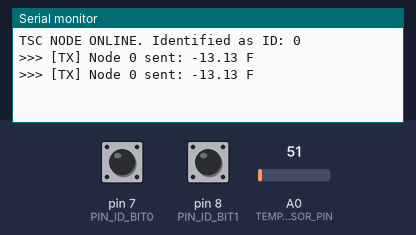
Simulated run of this sketch. Board: Arduino Uno, built with avr-gcc and run on an emulated ATmega328P. Parts: the last lines printed to the serial monitor. The inputs (shaded band) are chosen by the test bench; at power-on: A0 (TEMP_SENSOR_PIN) = 51, pin 7 (PIN_ID_BIT0) HIGH, pin 8 (PIN_ID_BIT1) HIGH.

Above: at 2.8 s.
2.9 s: A0 (TEMP_SENSOR_PIN) set to 61
At 3.8 s:
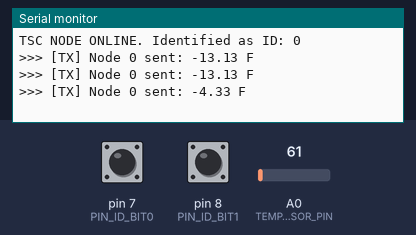
4.4 s: A0 (TEMP_SENSOR_PIN) set to 71
At 5.6 s:
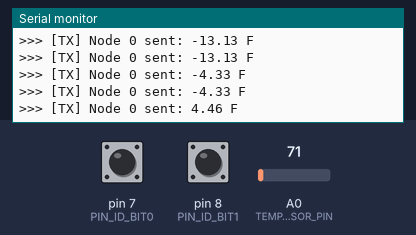
Timing chart, 0 to 7.4 s (numbered marks = the images above; inputs shaded):
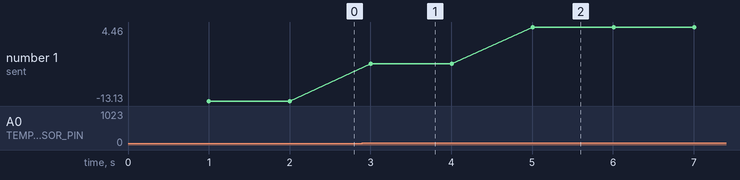

Measured:
- after the input at 2.9 s, the serial monitor: prints a new line after 0.10 s (image 1)
- after the input at 4.4 s, the serial monitor: prints a new line after 0.61 s (image 2)
- plotted number 1: -13.13 → -4.33 after the input at 2.9 s, -4.33 → 4.46 after the input at 4.4 s

The sketch:

universalTempCode.ino
```cpp
#include <SPI.h>
#include "mcp2515_can.h"

// PIN ASSIGNMENTS
const int PIN_ID_BIT0 = 7;
const int PIN_ID_BIT1 = 8;
const int CAN_CS_PIN  = 9;
const int TEMP_SENSOR_PIN = A0;

mcp2515_can CAN(CAN_CS_PIN);

unsigned long MY_CAN_ID;
int BOARD_INDEX;

void setup() {
    Serial.begin(115200);

    pinMode(PIN_ID_BIT0, INPUT_PULLUP);
    pinMode(PIN_ID_BIT1, INPUT_PULLUP);

    int bit0 = !digitalRead(PIN_ID_BIT0);
    int bit1 = !digitalRead(PIN_ID_BIT1);

    BOARD_INDEX = (bit1 << 1) | bit0;
    MY_CAN_ID = (unsigned long)BOARD_INDEX;

    while (CAN_OK != CAN.begin(CAN_500KBPS)) {
        Serial.println("CAN Init Fail. Check SPI wiring!");
        delay(1000);
    }

    Serial.print("TSC NODE ONLINE. Identified as ID: ");
    Serial.println(BOARD_INDEX);
}

void loop() {
    // TRANSMIT
    static unsigned long lastSend = 0;
    if (millis() - lastSend > 1000) {
        // 1. Get Celsius from the sensor
        float voltage = analogRead(TEMP_SENSOR_PIN) * (5.0 / 1023.0);
        float tempC = (100.0 * voltage) - 50.0;

        // 2. Convert to Fahrenheit
        float tempF = (tempC * 9.0 / 5.0) + 32.0;

        // 3. Send the float bytes over CAN
        CAN.sendMsgBuf(MY_CAN_ID, 0, 4, (unsigned char*)&tempF);

        Serial.print(">>> [TX] Node ");
        Serial.print(BOARD_INDEX);
        Serial.print(" sent: ");
        Serial.print(tempF);
        Serial.println(" F");
        lastSend = millis();
    }

    // RECEIVE
    if (CAN_MSGAVAIL == CAN.checkReceive()) {
        unsigned char len = 0;
        unsigned char buf[8];
        CAN.readMsgBuf(&len, buf);

        unsigned long incomingId = CAN.getCanId();

        if (incomingId != MY_CAN_ID) {
            float remoteTempF;
            memcpy(&remoteTempF, buf, 4); // Rebuild the float bytes

            Serial.print("<<< [RX] from Node ");
            Serial.print(incomingId);
            Serial.print(": ");
            Serial.print(remoteTempF);
            Serial.println(" F");
        }
    }
}
```
